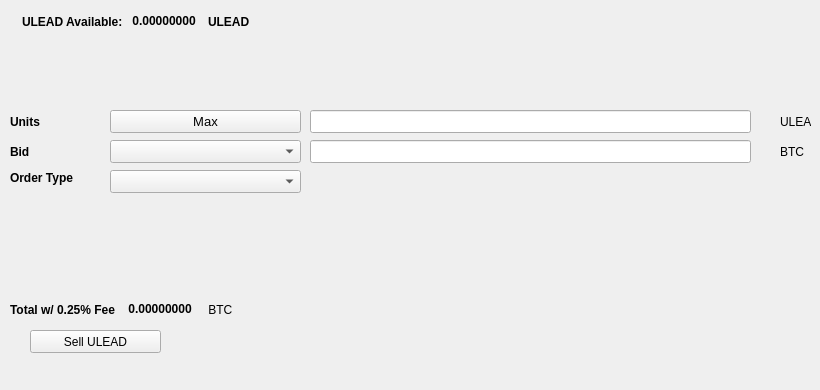
   <widget class="QWidget" name="SellTab">
    <attribute name="title">
     <string>Sell</string>
    </attribute>
    <widget class="QLabel" name="label_16">
     <property name="geometry">
      <rect>
       <x>780</x>
       <y>140</y>
       <width>31</width>
       <height>23</height>
      </rect>
     </property>
     <property name="text">
      <string>BTC</string>
     </property>
    </widget>
    <widget class="QComboBox" name="SellBidcomboBox">
     <property name="geometry">
      <rect>
       <x>110</x>
       <y>140</y>
       <width>191</width>
       <height>23</height>
      </rect>
     </property>
     <property name="font">
      <font>
       <pointsize>10</pointsize>
      </font>
     </property>
    </widget>
    <widget class="QLabel" name="label_18">
     <property name="geometry">
      <rect>
       <x>10</x>
       <y>110</y>
       <width>46</width>
       <height>23</height>
      </rect>
     </property>
     <property name="font">
      <font>
       <weight>75</weight>
       <bold>true</bold>
      </font>
     </property>
     <property name="text">
      <string>Units</string>
     </property>
    </widget>
    <widget class="QPushButton" name="Sell_Max_Amount">
     <property name="geometry">
      <rect>
       <x>110</x>
       <y>110</y>
       <width>191</width>
       <height>23</height>
      </rect>
     </property>
     <property name="font">
      <font>
       <pointsize>10</pointsize>
      </font>
     </property>
     <property name="text">
      <string>Max</string>
     </property>
    </widget>
    <widget class="QLabel" name="label_20">
     <property name="geometry">
      <rect>
       <x>10</x>
       <y>170</y>
       <width>91</width>
       <height>16</height>
      </rect>
     </property>
     <property name="font">
      <font>
       <weight>75</weight>
       <bold>true</bold>
      </font>
     </property>
     <property name="text">
      <string>Order Type</string>
     </property>
    </widget>
    <widget class="QComboBox" name="SellOrdertypeCombo">
     <property name="geometry">
      <rect>
       <x>110</x>
       <y>170</y>
       <width>191</width>
       <height>23</height>
      </rect>
     </property>
     <property name="font">
      <font>
       <pointsize>10</pointsize>
      </font>
     </property>
    </widget>
    <widget class="QLabel" name="label_21">
     <property name="geometry">
      <rect>
       <x>10</x>
       <y>140</y>
       <width>46</width>
       <height>23</height>
      </rect>
     </property>
     <property name="font">
      <font>
       <weight>75</weight>
       <bold>true</bold>
      </font>
     </property>
     <property name="text">
      <string>Bid</string>
     </property>
    </widget>
    <widget class="QLabel" name="label_22">
     <property name="geometry">
      <rect>
       <x>780</x>
       <y>110</y>
       <width>31</width>
       <height>23</height>
      </rect>
     </property>
     <property name="text">
      <string>ULEAD</string>
     </property>
    </widget>
    <widget class="QLineEdit" name="UnitsInputULEAD">
     <property name="geometry">
      <rect>
       <x>310</x>
       <y>110</y>
       <width>441</width>
       <height>23</height>
      </rect>
     </property>
     <property name="font">
      <font>
       <pointsize>9</pointsize>
       <weight>75</weight>
       <bold>true</bold>
      </font>
     </property>
    </widget>
    <widget class="QLineEdit" name="SellBidPriceEdit">
     <property name="geometry">
      <rect>
       <x>310</x>
       <y>140</y>
       <width>441</width>
       <height>23</height>
      </rect>
     </property>
     <property name="font">
      <font>
       <pointsize>9</pointsize>
       <weight>75</weight>
       <bold>true</bold>
      </font>
     </property>
    </widget>
    <widget class="QPushButton" name="SellULEADBTN">
     <property name="geometry">
      <rect>
       <x>30</x>
       <y>330</y>
       <width>131</width>
       <height>23</height>
      </rect>
     </property>
     <property name="text">
      <string>Sell ULEAD</string>
     </property>
     <property name="icon">
      <iconset resource="../ulead">
       <normaloff>:/icons/bitcoin</normaloff>:/icons/bitcoin</iconset>
     </property>
    </widget>
    <widget class="QWidget" name="layoutWidget3">
     <property name="geometry">
      <rect>
       <x>22</x>
       <y>12</y>
       <width>258</width>
       <height>19</height>
      </rect>
     </property>
     <layout class="QHBoxLayout" name="horizontalLayout">
      <item>
       <widget class="QLabel" name="label232_2">
        <property name="font">
         <font>
          <weight>75</weight>
          <bold>true</bold>
         </font>
        </property>
        <property name="text">
         <string>ULEAD Available:</string>
        </property>
       </widget>
      </item>
      <item>
       <widget class="QLabel" name="ULEADAvailableLabel">
        <property name="palette">
         <palette>
          <active>
           <colorrole role="WindowText">
            <brush brushstyle="SolidPattern">
             <color alpha="255">
              <red>0</red>
              <green>0</green>
              <blue>0</blue>
             </color>
            </brush>
           </colorrole>
           <colorrole role="Button">
            <brush brushstyle="SolidPattern">
             <color alpha="255">
              <red>0</red>
              <green>170</green>
              <blue>0</blue>
             </color>
            </brush>
           </colorrole>
           <colorrole role="Light">
            <brush brushstyle="SolidPattern">
             <color alpha="255">
              <red>0</red>
              <green>255</green>
              <blue>0</blue>
             </color>
            </brush>
           </colorrole>
           <colorrole role="Midlight">
            <brush brushstyle="SolidPattern">
             <color alpha="255">
              <red>0</red>
              <green>212</green>
              <blue>0</blue>
             </color>
            </brush>
           </colorrole>
           <colorrole role="Dark">
            <brush brushstyle="SolidPattern">
             <color alpha="255">
              <red>0</red>
              <green>85</green>
              <blue>0</blue>
             </color>
            </brush>
           </colorrole>
           <colorrole role="Mid">
            <brush brushstyle="SolidPattern">
             <color alpha="255">
              <red>0</red>
              <green>113</green>
              <blue>0</blue>
             </color>
            </brush>
           </colorrole>
           <colorrole role="Text">
            <brush brushstyle="SolidPattern">
             <color alpha="255">
              <red>0</red>
              <green>170</green>
              <blue>0</blue>
             </color>
            </brush>
           </colorrole>
           <colorrole role="BrightText">
            <brush brushstyle="SolidPattern">
             <color alpha="255">
              <red>255</red>
              <green>255</green>
              <blue>255</blue>
             </color>
            </brush>
           </colorrole>
           <colorrole role="ButtonText">
            <brush brushstyle="SolidPattern">
             <color alpha="255">
              <red>0</red>
              <green>0</green>
              <blue>0</blue>
             </color>
            </brush>
           </colorrole>
           <colorrole role="Base">
            <brush brushstyle="SolidPattern">
             <color alpha="255">
              <red>255</red>
              <green>255</green>
              <blue>255</blue>
             </color>
            </brush>
           </colorrole>
           <colorrole role="Window">
            <brush brushstyle="SolidPattern">
             <color alpha="255">
              <red>0</red>
              <green>170</green>
              <blue>0</blue>
             </color>
            </brush>
           </colorrole>
           <colorrole role="Shadow">
            <brush brushstyle="SolidPattern">
             <color alpha="255">
              <red>0</red>
              <green>0</green>
              <blue>0</blue>
             </color>
            </brush>
           </colorrole>
           <colorrole role="AlternateBase">
            <brush brushstyle="SolidPattern">
             <color alpha="255">
              <red>127</red>
              <green>212</green>
              <blue>127</blue>
             </color>
            </brush>
           </colorrole>
           <colorrole role="ToolTipBase">
            <brush brushstyle="SolidPattern">
             <color alpha="255">
              <red>255</red>
              <green>255</green>
              <blue>220</blue>
             </color>
            </brush>
           </colorrole>
           <colorrole role="ToolTipText">
            <brush brushstyle="SolidPattern">
             <color alpha="255">
              <red>0</red>
              <green>0</green>
              <blue>0</blue>
             </color>
            </brush>
           </colorrole>
          </active>
          <inactive>
           <colorrole role="WindowText">
            <brush brushstyle="SolidPattern">
             <color alpha="255">
              <red>0</red>
              <green>0</green>
              <blue>0</blue>
             </color>
            </brush>
           </colorrole>
           <colorrole role="Button">
            <brush brushstyle="SolidPattern">
             <color alpha="255">
              <red>0</red>
              <green>170</green>
              <blue>0</blue>
             </color>
            </brush>
           </colorrole>
           <colorrole role="Light">
            <brush brushstyle="SolidPattern">
             <color alpha="255">
              <red>0</red>
              <green>255</green>
              <blue>0</blue>
             </color>
            </brush>
           </colorrole>
           <colorrole role="Midlight">
            <brush brushstyle="SolidPattern">
             <color alpha="255">
              <red>0</red>
              <green>212</green>
              <blue>0</blue>
             </color>
            </brush>
           </colorrole>
           <colorrole role="Dark">
            <brush brushstyle="SolidPattern">
             <color alpha="255">
              <red>0</red>
              <green>85</green>
              <blue>0</blue>
             </color>
            </brush>
           </colorrole>
           <colorrole role="Mid">
            <brush brushstyle="SolidPattern">
             <color alpha="255">
              <red>0</red>
              <green>113</green>
              <blue>0</blue>
             </color>
            </brush>
           </colorrole>
           <colorrole role="Text">
            <brush brushstyle="SolidPattern">
             <color alpha="255">
              <red>0</red>
              <green>170</green>
              <blue>0</blue>
             </color>
            </brush>
           </colorrole>
           <colorrole role="BrightText">
            <brush brushstyle="SolidPattern">
             <color alpha="255">
              <red>255</red>
              <green>255</green>
              <blue>255</blue>
             </color>
            </brush>
           </colorrole>
           <colorrole role="ButtonText">
            <brush brushstyle="SolidPattern">
             <color alpha="255">
              <red>0</red>
              <green>0</green>
              <blue>0</blue>
             </color>
            </brush>
           </colorrole>
           <colorrole role="Base">
            <brush brushstyle="SolidPattern">
             <color alpha="255">
              <red>255</red>
              <green>255</green>
              <blue>255</blue>
             </color>
            </brush>
           </colorrole>
           <colorrole role="Window">
            <brush brushstyle="SolidPattern">
             <color alpha="255">
              <red>0</red>
              <green>170</green>
              <blue>0</blue>
             </color>
            </brush>
           </colorrole>
           <colorrole role="Shadow">
            <brush brushstyle="SolidPattern">
             <color alpha="255">
              <red>0</red>
              <green>0</green>
              <blue>0</blue>
             </color>
            </brush>
           </colorrole>
           <colorrole role="AlternateBase">
            <brush brushstyle="SolidPattern">
             <color alpha="255">
              <red>127</red>
              <green>212</green>
              <blue>127</blue>
             </color>
            </brush>
           </colorrole>
           <colorrole role="ToolTipBase">
            <brush brushstyle="SolidPattern">
             <color alpha="255">
              <red>255</red>
              <green>255</green>
              <blue>220</blue>
             </color>
            </brush>
           </colorrole>
           <colorrole role="ToolTipText">
            <brush brushstyle="SolidPattern">
             <color alpha="255">
              <red>0</red>
              <green>0</green>
              <blue>0</blue>
             </color>
            </brush>
           </colorrole>
          </inactive>
          <disabled>
           <colorrole role="WindowText">
            <brush brushstyle="SolidPattern">
             <color alpha="255">
              <red>0</red>
              <green>85</green>
              <blue>0</blue>
             </color>
            </brush>
           </colorrole>
           <colorrole role="Button">
            <brush brushstyle="SolidPattern">
             <color alpha="255">
              <red>0</red>
              <green>170</green>
              <blue>0</blue>
             </color>
            </brush>
           </colorrole>
           <colorrole role="Light">
            <brush brushstyle="SolidPattern">
             <color alpha="255">
              <red>0</red>
              <green>255</green>
              <blue>0</blue>
             </color>
            </brush>
           </colorrole>
           <colorrole role="Midlight">
            <brush brushstyle="SolidPattern">
             <color alpha="255">
              <red>0</red>
              <green>212</green>
              <blue>0</blue>
             </color>
            </brush>
           </colorrole>
           <colorrole role="Dark">
            <brush brushstyle="SolidPattern">
             <color alpha="255">
              <red>0</red>
              <green>85</green>
              <blue>0</blue>
             </color>
            </brush>
           </colorrole>
           <colorrole role="Mid">
            <brush brushstyle="SolidPattern">
             <color alpha="255">
              <red>0</red>
              <green>113</green>
              <blue>0</blue>
             </color>
            </brush>
           </colorrole>
           <colorrole role="Text">
            <brush brushstyle="SolidPattern">
             <color alpha="255">
              <red>0</red>
              <green>85</green>
              <blue>0</blue>
             </color>
            </brush>
           </colorrole>
           <colorrole role="BrightText">
            <brush brushstyle="SolidPattern">
             <color alpha="255">
              <red>255</red>
              <green>255</green>
              <blue>255</blue>
             </color>
            </brush>
           </colorrole>
           <colorrole role="ButtonText">
            <brush brushstyle="SolidPattern">
             <color alpha="255">
              <red>0</red>
              <green>85</green>
              <blue>0</blue>
             </color>
            </brush>
           </colorrole>
           <colorrole role="Base">
            <brush brushstyle="SolidPattern">
             <color alpha="255">
              <red>0</red>
              <green>170</green>
              <blue>0</blue>
             </color>
            </brush>
           </colorrole>
           <colorrole role="Window">
            <brush brushstyle="SolidPattern">
             <color alpha="255">
              <red>0</red>
              <green>170</green>
              <blue>0</blue>
             </color>
            </brush>
           </colorrole>
           <colorrole role="Shadow">
            <brush brushstyle="SolidPattern">
             <color alpha="255">
              <red>0</red>
              <green>0</green>
              <blue>0</blue>
             </color>
            </brush>
           </colorrole>
           <colorrole role="AlternateBase">
            <brush brushstyle="SolidPattern">
             <color alpha="255">
              <red>0</red>
              <green>170</green>
              <blue>0</blue>
             </color>
            </brush>
           </colorrole>
           <colorrole role="ToolTipBase">
            <brush brushstyle="SolidPattern">
             <color alpha="255">
              <red>255</red>
              <green>255</green>
              <blue>220</blue>
             </color>
            </brush>
           </colorrole>
           <colorrole role="ToolTipText">
            <brush brushstyle="SolidPattern">
             <color alpha="255">
              <red>0</red>
              <green>0</green>
              <blue>0</blue>
             </color>
            </brush>
           </colorrole>
          </disabled>
         </palette>
        </property>
        <property name="font">
         <font>
          <weight>75</weight>
          <bold>true</bold>
         </font>
        </property>
        <property name="text">
         <string> 0.00000000 </string>
        </property>
        <property name="textInteractionFlags">
         <set>Qt::LinksAccessibleByMouse|Qt::TextSelectableByKeyboard|Qt::TextSelectableByMouse</set>
        </property>
       </widget>
      </item>
      <item>
       <widget class="QLabel" name="labelULEAD">
        <property name="font">
         <font>
          <weight>75</weight>
          <bold>true</bold>
         </font>
        </property>
        <property name="text">
         <string>ULEAD</string>
        </property>
       </widget>
      </item>
     </layout>
    </widget>
    <widget class="QWidget" name="layoutWidget">
     <property name="geometry">
      <rect>
       <x>10</x>
       <y>300</y>
       <width>268</width>
       <height>19</height>
      </rect>
     </property>
     <layout class="QHBoxLayout" name="horizontalLayout_2">
      <item>
       <widget class="QLabel" name="label_19">
        <property name="font">
         <font>
          <weight>75</weight>
          <bold>true</bold>
         </font>
        </property>
        <property name="text">
         <string>Total w/ 0.25% Fee </string>
        </property>
       </widget>
      </item>
      <item>
       <widget class="QLabel" name="SellCostLabel">
        <property name="palette">
         <palette>
          <active>
           <colorrole role="WindowText">
            <brush brushstyle="SolidPattern">
             <color alpha="255">
              <red>0</red>
              <green>0</green>
              <blue>0</blue>
             </color>
            </brush>
           </colorrole>
           <colorrole role="Button">
            <brush brushstyle="SolidPattern">
             <color alpha="255">
              <red>0</red>
              <green>170</green>
              <blue>0</blue>
             </color>
            </brush>
           </colorrole>
           <colorrole role="Light">
            <brush brushstyle="SolidPattern">
             <color alpha="255">
              <red>0</red>
              <green>255</green>
              <blue>0</blue>
             </color>
            </brush>
           </colorrole>
           <colorrole role="Midlight">
            <brush brushstyle="SolidPattern">
             <color alpha="255">
              <red>0</red>
              <green>212</green>
              <blue>0</blue>
             </color>
            </brush>
           </colorrole>
           <colorrole role="Dark">
            <brush brushstyle="SolidPattern">
             <color alpha="255">
              <red>0</red>
              <green>85</green>
              <blue>0</blue>
             </color>
            </brush>
           </colorrole>
           <colorrole role="Mid">
            <brush brushstyle="SolidPattern">
             <color alpha="255">
              <red>0</red>
              <green>113</green>
              <blue>0</blue>
             </color>
            </brush>
           </colorrole>
           <colorrole role="Text">
            <brush brushstyle="SolidPattern">
             <color alpha="255">
              <red>0</red>
              <green>170</green>
              <blue>0</blue>
             </color>
            </brush>
           </colorrole>
           <colorrole role="BrightText">
            <brush brushstyle="SolidPattern">
             <color alpha="255">
              <red>255</red>
              <green>255</green>
              <blue>255</blue>
             </color>
            </brush>
           </colorrole>
           <colorrole role="ButtonText">
            <brush brushstyle="SolidPattern">
             <color alpha="255">
              <red>0</red>
              <green>0</green>
              <blue>0</blue>
             </color>
            </brush>
           </colorrole>
           <colorrole role="Base">
            <brush brushstyle="SolidPattern">
             <color alpha="255">
              <red>255</red>
              <green>255</green>
              <blue>255</blue>
             </color>
            </brush>
           </colorrole>
           <colorrole role="Window">
            <brush brushstyle="SolidPattern">
             <color alpha="255">
              <red>0</red>
              <green>170</green>
              <blue>0</blue>
             </color>
            </brush>
           </colorrole>
           <colorrole role="Shadow">
            <brush brushstyle="SolidPattern">
             <color alpha="255">
              <red>0</red>
              <green>0</green>
              <blue>0</blue>
             </color>
            </brush>
           </colorrole>
           <colorrole role="AlternateBase">
            <brush brushstyle="SolidPattern">
             <color alpha="255">
              <red>127</red>
              <green>212</green>
              <blue>127</blue>
             </color>
            </brush>
           </colorrole>
           <colorrole role="ToolTipBase">
            <brush brushstyle="SolidPattern">
             <color alpha="255">
              <red>255</red>
              <green>255</green>
              <blue>220</blue>
             </color>
            </brush>
           </colorrole>
           <colorrole role="ToolTipText">
            <brush brushstyle="SolidPattern">
             <color alpha="255">
              <red>0</red>
              <green>0</green>
              <blue>0</blue>
             </color>
            </brush>
           </colorrole>
          </active>
          <inactive>
           <colorrole role="WindowText">
            <brush brushstyle="SolidPattern">
             <color alpha="255">
              <red>0</red>
              <green>0</green>
              <blue>0</blue>
             </color>
            </brush>
           </colorrole>
           <colorrole role="Button">
            <brush brushstyle="SolidPattern">
             <color alpha="255">
              <red>0</red>
              <green>170</green>
              <blue>0</blue>
             </color>
            </brush>
           </colorrole>
           <colorrole role="Light">
            <brush brushstyle="SolidPattern">
             <color alpha="255">
              <red>0</red>
              <green>255</green>
              <blue>0</blue>
             </color>
            </brush>
           </colorrole>
           <colorrole role="Midlight">
            <brush brushstyle="SolidPattern">
             <color alpha="255">
              <red>0</red>
              <green>212</green>
              <blue>0</blue>
             </color>
            </brush>
           </colorrole>
           <colorrole role="Dark">
            <brush brushstyle="SolidPattern">
             <color alpha="255">
              <red>0</red>
              <green>85</green>
              <blue>0</blue>
             </color>
            </brush>
           </colorrole>
           <colorrole role="Mid">
            <brush brushstyle="SolidPattern">
             <color alpha="255">
              <red>0</red>
              <green>113</green>
              <blue>0</blue>
             </color>
            </brush>
           </colorrole>
           <colorrole role="Text">
            <brush brushstyle="SolidPattern">
             <color alpha="255">
              <red>0</red>
              <green>170</green>
              <blue>0</blue>
             </color>
            </brush>
           </colorrole>
           <colorrole role="BrightText">
            <brush brushstyle="SolidPattern">
             <color alpha="255">
              <red>255</red>
              <green>255</green>
              <blue>255</blue>
             </color>
            </brush>
           </colorrole>
           <colorrole role="ButtonText">
            <brush brushstyle="SolidPattern">
             <color alpha="255">
              <red>0</red>
              <green>0</green>
              <blue>0</blue>
             </color>
            </brush>
           </colorrole>
           <colorrole role="Base">
            <brush brushstyle="SolidPattern">
             <color alpha="255">
              <red>255</red>
              <green>255</green>
              <blue>255</blue>
             </color>
            </brush>
           </colorrole>
           <colorrole role="Window">
            <brush brushstyle="SolidPattern">
             <color alpha="255">
              <red>0</red>
              <green>170</green>
              <blue>0</blue>
             </color>
            </brush>
           </colorrole>
           <colorrole role="Shadow">
            <brush brushstyle="SolidPattern">
             <color alpha="255">
              <red>0</red>
              <green>0</green>
              <blue>0</blue>
             </color>
            </brush>
           </colorrole>
           <colorrole role="AlternateBase">
            <brush brushstyle="SolidPattern">
             <color alpha="255">
              <red>127</red>
              <green>212</green>
              <blue>127</blue>
             </color>
            </brush>
           </colorrole>
           <colorrole role="ToolTipBase">
            <brush brushstyle="SolidPattern">
             <color alpha="255">
              <red>255</red>
              <green>255</green>
              <blue>220</blue>
             </color>
            </brush>
           </colorrole>
           <colorrole role="ToolTipText">
            <brush brushstyle="SolidPattern">
             <color alpha="255">
              <red>0</red>
              <green>0</green>
              <blue>0</blue>
             </color>
            </brush>
           </colorrole>
          </inactive>
          <disabled>
           <colorrole role="WindowText">
            <brush brushstyle="SolidPattern">
             <color alpha="255">
              <red>0</red>
              <green>85</green>
              <blue>0</blue>
             </color>
            </brush>
           </colorrole>
           <colorrole role="Button">
            <brush brushstyle="SolidPattern">
             <color alpha="255">
              <red>0</red>
              <green>170</green>
              <blue>0</blue>
             </color>
            </brush>
           </colorrole>
           <colorrole role="Light">
            <brush brushstyle="SolidPattern">
             <color alpha="255">
              <red>0</red>
              <green>255</green>
              <blue>0</blue>
             </color>
            </brush>
           </colorrole>
           <colorrole role="Midlight">
            <brush brushstyle="SolidPattern">
             <color alpha="255">
              <red>0</red>
              <green>212</green>
              <blue>0</blue>
             </color>
            </brush>
           </colorrole>
           <colorrole role="Dark">
            <brush brushstyle="SolidPattern">
             <color alpha="255">
              <red>0</red>
              <green>85</green>
              <blue>0</blue>
             </color>
            </brush>
           </colorrole>
           <colorrole role="Mid">
            <brush brushstyle="SolidPattern">
             <color alpha="255">
              <red>0</red>
              <green>113</green>
              <blue>0</blue>
             </color>
            </brush>
           </colorrole>
           <colorrole role="Text">
            <brush brushstyle="SolidPattern">
             <color alpha="255">
              <red>0</red>
              <green>85</green>
              <blue>0</blue>
             </color>
            </brush>
           </colorrole>
           <colorrole role="BrightText">
            <brush brushstyle="SolidPattern">
             <color alpha="255">
              <red>255</red>
              <green>255</green>
              <blue>255</blue>
             </color>
            </brush>
           </colorrole>
           <colorrole role="ButtonText">
            <brush brushstyle="SolidPattern">
             <color alpha="255">
              <red>0</red>
              <green>85</green>
              <blue>0</blue>
             </color>
            </brush>
           </colorrole>
           <colorrole role="Base">
            <brush brushstyle="SolidPattern">
             <color alpha="255">
              <red>0</red>
              <green>170</green>
              <blue>0</blue>
             </color>
            </brush>
           </colorrole>
           <colorrole role="Window">
            <brush brushstyle="SolidPattern">
             <color alpha="255">
              <red>0</red>
              <green>170</green>
              <blue>0</blue>
             </color>
            </brush>
           </colorrole>
           <colorrole role="Shadow">
            <brush brushstyle="SolidPattern">
             <color alpha="255">
              <red>0</red>
              <green>0</green>
              <blue>0</blue>
             </color>
            </brush>
           </colorrole>
           <colorrole role="AlternateBase">
            <brush brushstyle="SolidPattern">
             <color alpha="255">
              <red>0</red>
              <green>170</green>
              <blue>0</blue>
             </color>
            </brush>
           </colorrole>
           <colorrole role="ToolTipBase">
            <brush brushstyle="SolidPattern">
             <color alpha="255">
              <red>255</red>
              <green>255</green>
              <blue>220</blue>
             </color>
            </brush>
           </colorrole>
           <colorrole role="ToolTipText">
            <brush brushstyle="SolidPattern">
             <color alpha="255">
              <red>0</red>
              <green>0</green>
              <blue>0</blue>
             </color>
            </brush>
           </colorrole>
          </disabled>
         </palette>
        </property>
        <property name="font">
         <font>
          <weight>75</weight>
          <bold>true</bold>
         </font>
        </property>
        <property name="autoFillBackground">
         <bool>false</bool>
        </property>
        <property name="text">
         <string> 0.00000000</string>
        </property>
        <property name="textInteractionFlags">
         <set>Qt::LinksAccessibleByMouse|Qt::TextSelectableByMouse</set>
        </property>
       </widget>
      </item>
      <item>
       <widget class="QLabel" name="label_17">
        <property name="font">
         <font>
          <weight>50</weight>
          <bold>false</bold>
         </font>
        </property>
        <property name="text">
         <string> BTC</string>
        </property>
       </widget>
      </item>
     </layout>
    </widget>
    <widget class="QLabel" name="label_23">
     <property name="geometry">
      <rect>
       <x>460</x>
       <y>300</y>
       <width>281</width>
       <height>81</height>
      </rect>
     </property>
     <property name="text">
      <string/>
     </property>
     <property name="pixmap">
      <pixmap>:/images/bittrex</pixmap>
     </property>
    </widget>
   </widget>
